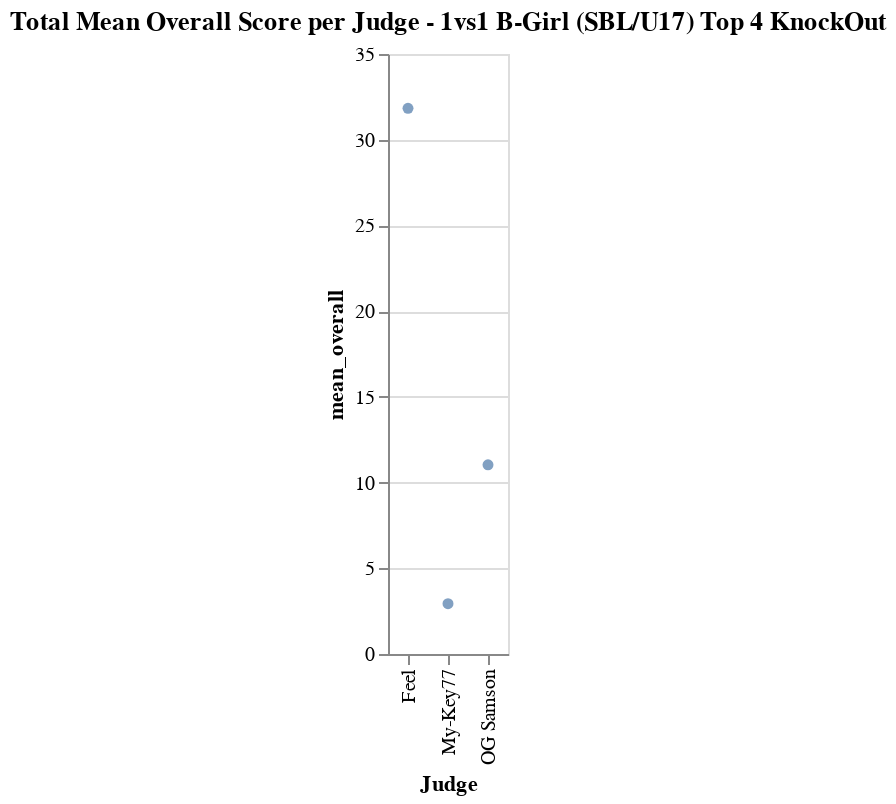

Notebook code cell kept with this figure:
### Code cell
outlier_df0 = judge_df_cp[judge_df_cp['Category']==outliers['Category'].iloc[3]]

outlier_df00 = stat_groupby_judge(outlier_df0)

chart2 = alt.Chart(outlier_df00).mark_circle().encode(
    x='Judge:N',
    y='mean_overall:Q',
).properties(
    title='Total Mean Overall Score per Judge - '+outliers['Category'].iloc[3]
)

chart2

### Figure 1 — Vega-Lite specification as saved in the notebook (floating-point values rounded to 4 significant figures)
{"config": {"view": {"continuousWidth": 400, "continuousHeight": 300}}, "data": {"name": "data-606deab6e8cc63dad6da58155c4a33a1"}, "mark": "circle", "encoding": {"x": {"field": "Judge", "type": "nominal"}, "y": {"field": "mean_overall", "type": "quantitative"}}, "title": "Total Mean Overall Score per Judge - 1vs1 B-Girl (SBL/U17) Top 4 KnockOut", "$schema": "https://vega.github.io/schema/vega-lite/v4.17.0.json", "datasets": {"data-606deab6e8cc63dad6da58155c4a33a1": [{"Judge": "Feel", "mean_overall": 31.83, "var_overall": 677.6, "min_overall": 6.0, "max_overall": 78.0, "median_overall": 21.16}, {"Judge": "My-Key77", "mean_overall": 2.932, "var_overall": 0.3652, "min_overall": 2.33, "max_overall": 4.33, "median_overall": 3.0}, {"Judge": "OG Samson", "mean_overall": 11.03, "var_overall": 51.46, "min_overall": 4.33, "max_overall": 27.67, "median_overall": 7.835}]}}
